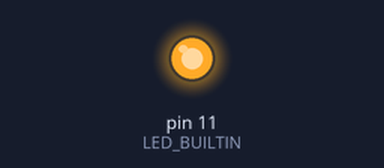
This sketch was run on a simulated Arduino Uno, built with avr-gcc and run on an emulated ATmega328P. Parts: output pins drawn as LEDs (lit = HIGH). Random numbers use the default seed unless the sketch sets one.

Above: at 0.1 s.
At 36.9 s:
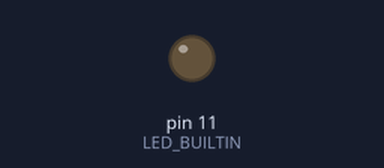
Timing chart, 0 to 40.0 s (numbered marks = the images above):
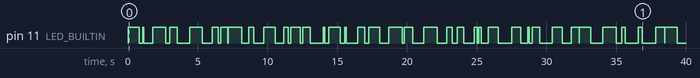

The sketch:

Piscar_LED_Randomico.ino
```cpp
// NOME PISCAR COM RITMO
// CURSO SIGNAL SPARK
// AUTOR JOSE LUIZ RYBARCZYK FILHO


// AQUI DEFINO A VARIAVEL LED_BUILTIN COMO SENDO A  PORTA 11
#define LED_BUILTIN  11


// SETUP E A FUNCAO EXECUTADA UMA VEZ NA INICIALIZACAO DO SISTEMA
void setup(){
  // AQUI DEFINO A PORTA 11 COMO SAIDA
  pinMode(LED_BUILTIN, OUTPUT);

}


// FUNCAO EXECUTADA REPETIDAMENTE ENQUANTO O SISTEMA ESTIVER LIGADO
void loop() {


  //ACENDE O LED
  digitalWrite(LED_BUILTIN, HIGH);

  //AGUARDA UM INTERVALO INFERIOR DE 500 MILISEGUNDOS
  delay(random(1000));

  //DESLIGA O LED
  digitalWrite(LED_BUILTIN, LOW);

  //AGUARDA UM INTERVALO INFERIOR DE 500 MILISEGUNDOS
  delay(random(1000));
}
```
